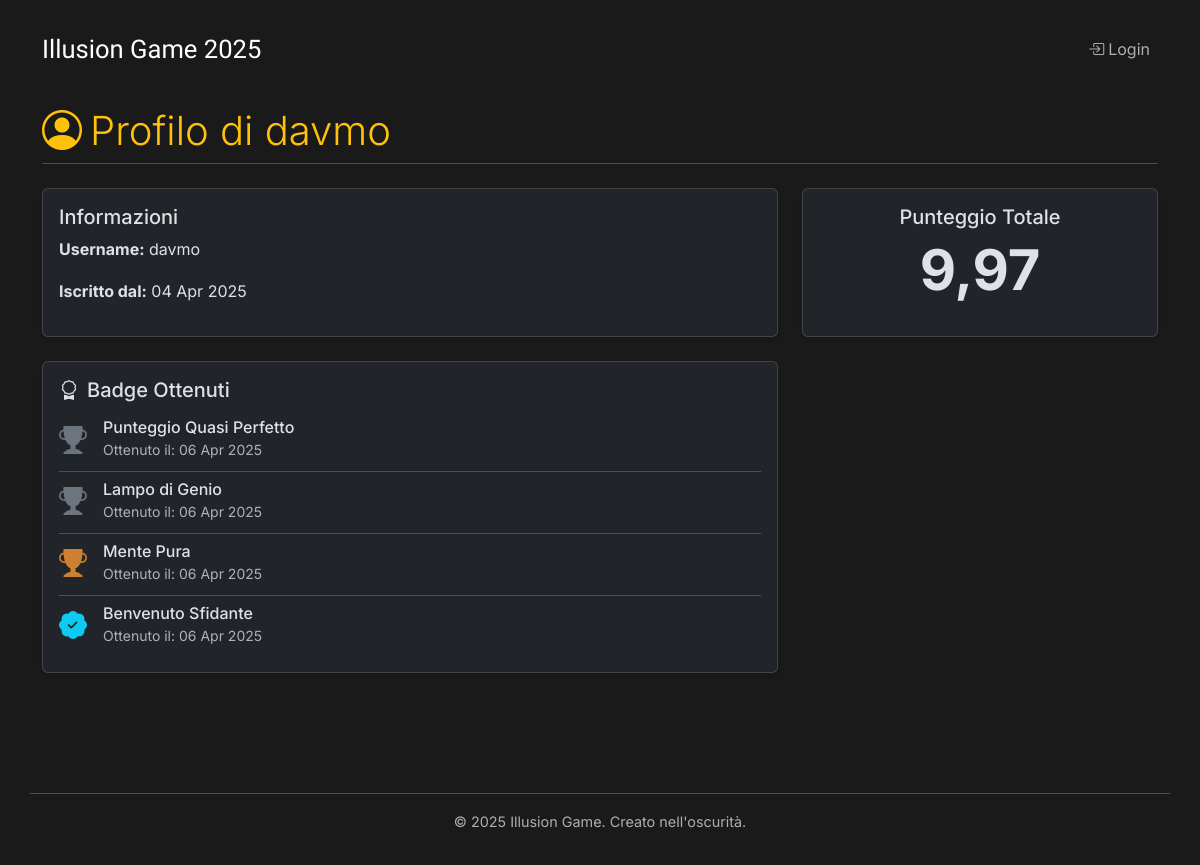
The app's page /profilo/davmo/ with its own data.
### enigmas/models.py (models this page shows, shortened)
class UserBadge(models.Model):
    utente = models.ForeignKey(User, on_delete=models.CASCADE)
    badge = models.ForeignKey(Badge, on_delete=models.CASCADE)
    data_ottenimento = models.DateTimeField(auto_now_add=True) # Data in cui è stato ottenuto
    class Meta:
        unique_together = ('utente', 'badge')
        ordering = ['-data_ottenimento']
        verbose_name = "Badge Utente"
        verbose_name_plural = "Badges Utenti"

class Badge(models.Model):
    nome = models.CharField(max_length=100, unique=True)
    descrizione = models.TextField(help_text="Cosa bisogna fare per ottenere questo badge?")
    rarita = models.CharField(max_length=20, choices=[('Comune', 'Comune'), ('Bronzo', 'Bronzo'), ('Argento', 'Argento'), ('Oro', 'Oro')], default='Bronzo') # Esempio di rarità
    class Meta:
        ordering = ['nome']
        verbose_name = "Badge"
        verbose_name_plural = "Badges"

### enigmas/views.py (the view)
# urls.py: path('profilo/<str:username>/', views.profile_view, name='profile_view'),
def profile_view(request, username):
    profile_user = get_object_or_404(User, username=username)
    punteggio_totale_obj = RispostaUtente.objects.filter(
        utente=profile_user,
        is_corretta=True
    ).aggregate(punteggio_totale=Sum('punteggio'))
    punteggio_totale = punteggio_totale_obj['punteggio_totale'] or 0
    badges_utente = UserBadge.objects.filter(utente=profile_user).select_related('badge')
    context = {
        'profile_user': profile_user,
        'punteggio_totale': punteggio_totale,
        'badges': badges_utente, # <-- Passiamo i badge al template
    }
    return render(request, 'enigmas/profile_detail.html', context)

### enigmas/context_processors.py (called while the page is built)
def unread_notifications_count(request):
    count = 0
    if request.user.is_authenticated:
        count = Notifica.objects.filter(utente=request.user, letta=False).count()
    return {'unread_notifications_count': count}

### enigmas/templates/enigmas/profile_detail.html (shortened to what this page needs)
{% extends 'enigmas/base.html' %}
{% load static %}
{% block content %}
    <h2 class="border-bottom pb-2 mb-4 display-6">
        <i class="bi bi-person-circle me-2"></i>Profilo di {{ profile_user.username }}
    </h2>
    <div class="row">
        <div class="col-md-8">
            <div class="card shadow-sm mb-4">
                <div class="card-body">
                    <h4 class="card-title fs-5">Informazioni</h4>
                    <p><strong>Username:</strong> {{ profile_user.username }}</p>
                    <p><strong>Iscritto dal:</strong> {{ profile_user.date_joined|date:"d M Y" }}</p>
                </div>
            </div>
            <div class="card shadow-sm mb-4">
               <div class="card-body">
                   <h4 class="card-title fs-5"><i class="bi bi-award me-2"></i>Badge Ottenuti</h4>
                   {% if badges %}
                       <div class="list-group list-group-flush">
                           {% for user_badge in badges %}
                               <div class="list-group-item d-flex align-items-center bg-transparent px-0">
                                   <span class="me-3 fs-3">
                                       {% if user_badge.badge.rarita == 'Oro' %}
                                           <i class="bi bi-trophy-fill text-warning" title="Rarità: Oro"></i>
                                       {% elif user_badge.badge.rarita == 'Argento' %}
                                           <i class="bi bi-trophy-fill text-secondary" title="Rarità: Argento"></i>
                                       {% elif user_badge.badge.rarita == 'Bronzo' %}
                                           <i class="bi bi-trophy-fill" style="color:#cd7f32;" title="Rarità: Bronzo"></i>
                                       {% else %}
                                            <i class="bi bi-patch-check-fill text-info" title="Rarità: Comune"></i>
                                       {% endif %}
                                   </span>
                                   <div class="flex-grow-1">
                                       <h6 class="mb-0">{{ user_badge.badge.nome }}</h6>
                                       <small class="text-body-secondary"
                                              data-bs-toggle="tooltip"
                                              data-bs-placement="top"
                                              title="{{ user_badge.badge.descrizione }}">
                                           Ottenuto il: {{ user_badge.data_ottenimento|date:"d M Y" }}
                                       </small>
                                   </div>
                               </div>
                           {% endfor %}
                       </div>
                   {% else %}
                       <p class="text-body-secondary"><em>Nessun badge ottenuto finora. Continua a giocare!</em></p>
                   {% endif %}
               </div>
            </div>
        </div>
        <div class="col-md-4">
             <div class="card shadow-sm mb-4">
                <div class="card-body text-center">
                    <h4 class="card-title fs-5">Punteggio Totale</h4>
                    <p class="display-4 fw-bold">{{ punteggio_totale|floatformat:2 }}</p>
                </div>
             </div>
        </div>
    </div>
{% endblock %}

### enigmas/static/enigmas/css/style.css (style rules this page uses)
body { background-color: #1a1a1a; color: #e0e0e0; font-family: 'Courier New', Courier, monospace; margin: 0; padding: 0; line-height: 1.6; }
h2, h3 { color: #FFC109; border-bottom: 1px solid #555; padding-bottom: 0.5rem; margin-bottom: 1.5rem; }

### enigmas/templates/enigmas/base.html (style rules this page uses)
body { font-family: 'Inter', sans-serif; background-color: #1a1a1a; display: flex; flex-direction: column; min-height: 100vh; }
.flex-grow-1 { flex-grow: 1; }

### records on screen
UserBadge: badge.nome "Punteggio Quasi Perfetto", data_ottenimento "06 Apr 2025"
UserBadge: badge.nome "Lampo di Genio", data_ottenimento "06 Apr 2025"
UserBadge: badge.nome "Mente Pura", data_ottenimento "06 Apr 2025"
UserBadge: badge.nome "Benvenuto Sfidante", data_ottenimento "06 Apr 2025"

### other values on screen
{{ profile_user.username }} "davmo"
{{ profile_user.date_joined|date:"d M Y" }} "04 Apr 2025"
{{ punteggio_totale|floatformat:2 }} "9,97"
